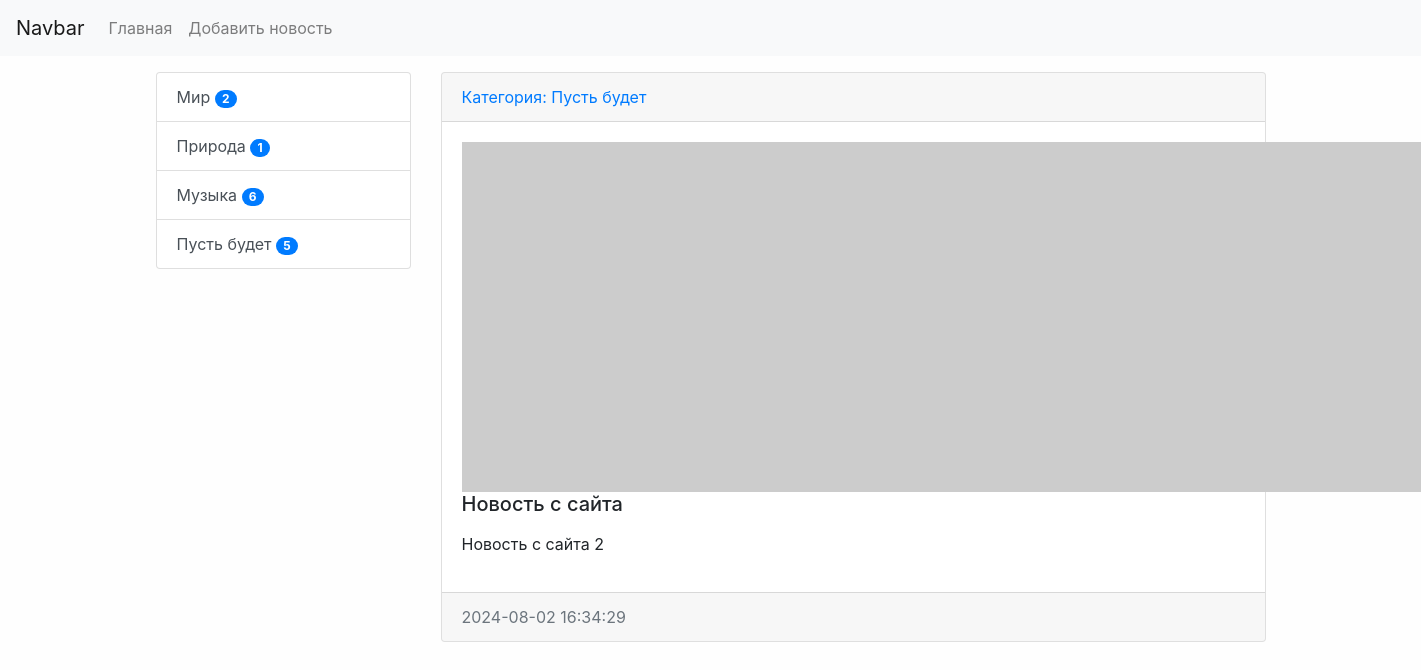
Screenshot of /news/9/ with the database file from the repository.
### news/models.py (models this page shows, shortened)
class Category(models.Model):
    title = models.CharField(max_length=125, db_index=True, verbose_name="Наименование категории")
    def get_absolute_url(self):
        return reverse('category', kwargs={'category_id': self.pk})
    def __str__(self):
        return self.title
    class Meta:
        verbose_name = "Категория"
        verbose_name_plural = "Категории"
        ordering = ['title']

class News(models.Model):
    title = models.CharField(max_length=120, verbose_name="Название новости")
    content = models.TextField(blank=True, verbose_name="Контент")
    created_at = models.DateTimeField(auto_now_add=True, verbose_name="Дата публикации")
    updated_at = models.DateTimeField(auto_now=True, verbose_name="Фото")
    photo = models.ImageField(upload_to='photos/%Y/%m/%d/', verbose_name="Фото", blank=True)
    is_published = models.BooleanField(default=False, verbose_name="Опубликованно")
    category = models.ForeignKey("Category", on_delete=models.PROTECT, verbose_name="Категория")
    views = models.IntegerField(default=0)
    class Meta:
        verbose_name = 'Новость'
        verbose_name_plural = 'Новости'
        ordering = ['-created_at', 'title']

### news/views.py (the view)
# urls.py: path('news/<int:pk>/', ViewNews.as_view(), name='view_news'),
class ViewNews(DetailView):
    model = News
    template_name = 'news/news_detail.html'
    context_object_name = 'news_item'

### news/templatetags/news_tags.py (called while the page is built)
@register.simple_tag(name='get_list_categories')
def get_categories():
    categories = Category.objects.all()
    return categories

@register.inclusion_tag('news/list_categories.html')
def show_categories():
    categories = (Category.objects
                  .annotate(cnt=Count('news'))
                  .filter(cnt__gt=0))
    print('\n\n', categories, '\n\n')
    return {
        'categories': categories}

### news/templates/news/news_detail.html (shortened to what this page needs)
{% extends 'base.html' %}
{% block sidebar %}
    {% include 'inc/_sidebar.html' %}
{% endblock %}
{% block content %}
    <div class="card mb-3">
        <div class="card-header">
            <a href={{ news_item.category.get_absolute_url }}>
                Категория: {{ news_item.category }}
        </div>
        <div class="card-body">
            {% if news_item.photo %}
            <img
                src="{{ item.photo.url }}"
                alt=""
                width="350"
                class="mr-3"
            />
            {% else %}
            <img
                src="https://picsum.photos/id/1060/350/235/?blur=2"
                alt=""
                class="mr-3 float-left"
            />
            {% endif %}
            <h5 class="card-title">{{ news_item.title }}</h5>
            <p class="card-text">
                {{ news_item.content|safe|linebreaks }}
            </p>
        </div>
        <div class="card-footer text-muted">
            {{ news_item.created_at|date:"Y-m-d H:i:s" }}
        </div>
    </div>
{% endblock %}

### news/templates/news/list_categories.html
<div class="list-group">
  {% for item in categories %}
      <a href="{{ item.get_absolute_url }}" class="list-group-item list-group-item-action">
            {{ item.title }}
            <span class="badge badge-primary badge-pill">{{ item.cnt }}</span>
      </a>
  {% endfor %}
</div>

### mysite/static/css/style.css (style rules this page uses)
body { background-color: #fefefe; }

### rows the page displays
Category: title "Мир", cnt "2"
Category: title "Природа", cnt "1"
Category: title "Музыка", cnt "6"
Category: title "Пусть будет", cnt "5"
News: category "Пусть будет", title "Новость с сайта", content "Новость с сайта 2", created_at "2024-08-02 16:34:29"
